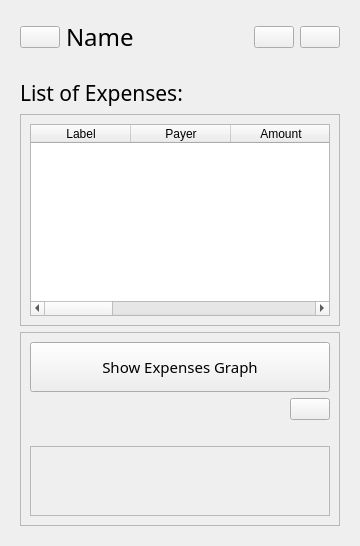
               <widget class="QWidget" name="FriendPage">
                <layout class="QVBoxLayout" name="verticalLayout_50">
                 <item alignment="Qt::AlignTop">
                  <widget class="QWidget" name="FriendFrame" native="true">
                   <layout class="QHBoxLayout" name="horizontalLayout_35">
                    <item alignment="Qt::AlignLeft">
                     <widget class="QPushButton" name="FriendProfile">
                      <property name="text">
                       <string/>
                      </property>
                      <property name="icon">
                       <iconset resource="images.qrc">
                        <normaloff>:/images/219969.png</normaloff>:/images/219969.png</iconset>
                      </property>
                      <property name="iconSize">
                       <size>
                        <width>70</width>
                        <height>70</height>
                       </size>
                      </property>
                     </widget>
                    </item>
                    <item>
                     <widget class="QLabel" name="FriendName">
                      <property name="sizePolicy">
                       <sizepolicy hsizetype="Expanding" vsizetype="Preferred">
                        <horstretch>0</horstretch>
                        <verstretch>0</verstretch>
                       </sizepolicy>
                      </property>
                      <property name="font">
                       <font>
                        <family>Swis721 Blk BT</family>
                        <pointsize>18</pointsize>
                       </font>
                      </property>
                      <property name="text">
                       <string>Name</string>
                      </property>
                     </widget>
                    </item>
                    <item>
                     <widget class="QPushButton" name="EditFriendBtn">
                      <property name="toolTip">
                       <string>Edit Friend's Information</string>
                      </property>
                      <property name="text">
                       <string/>
                      </property>
                      <property name="icon">
                       <iconset resource="resource2.qrc">
                        <normaloff>:/icons2/icons2/edit-2.svg</normaloff>:/icons2/icons2/edit-2.svg</iconset>
                      </property>
                      <property name="iconSize">
                       <size>
                        <width>32</width>
                        <height>32</height>
                       </size>
                      </property>
                     </widget>
                    </item>
                    <item>
                     <widget class="QPushButton" name="AddFriendExpenseBtn">
                      <property name="toolTip">
                       <string>Add Expense</string>
                      </property>
                      <property name="text">
                       <string/>
                      </property>
                      <property name="icon">
                       <iconset resource="resource2.qrc">
                        <normaloff>:/icons2/icons2/plus-circle.svg</normaloff>:/icons2/icons2/plus-circle.svg</iconset>
                      </property>
                      <property name="iconSize">
                       <size>
                        <width>32</width>
                        <height>32</height>
                       </size>
                      </property>
                     </widget>
                    </item>
                   </layout>
                  </widget>
                 </item>
                 <item>
                  <widget class="QWidget" name="widget_4" native="true">
                   <property name="sizePolicy">
                    <sizepolicy hsizetype="Preferred" vsizetype="Expanding">
                     <horstretch>0</horstretch>
                     <verstretch>0</verstretch>
                    </sizepolicy>
                   </property>
                   <layout class="QVBoxLayout" name="verticalLayout_51">
                    <item alignment="Qt::AlignTop">
                     <widget class="QLabel" name="ListOfExpensesTable">
                      <property name="font">
                       <font>
                        <family>Swis721 Blk BT</family>
                        <pointsize>16</pointsize>
                       </font>
                      </property>
                      <property name="text">
                       <string>List of Expenses:</string>
                      </property>
                     </widget>
                    </item>
                    <item>
                     <widget class="QFrame" name="frame_27">
                      <property name="frameShape">
                       <enum>QFrame::StyledPanel</enum>
                      </property>
                      <property name="frameShadow">
                       <enum>QFrame::Raised</enum>
                      </property>
                      <layout class="QVBoxLayout" name="verticalLayout_52">
                       <item>
                        <widget class="QTableWidget" name="TableOfExpenses">
                         <property name="sizePolicy">
                          <sizepolicy hsizetype="Expanding" vsizetype="Fixed">
                           <horstretch>0</horstretch>
                           <verstretch>0</verstretch>
                          </sizepolicy>
                         </property>
                         <column>
                          <property name="text">
                           <string>Label</string>
                          </property>
                         </column>
                         <column>
                          <property name="text">
                           <string>Payer</string>
                          </property>
                         </column>
                         <column>
                          <property name="text">
                           <string>Amount</string>
                          </property>
                         </column>
                         <column>
                          <property name="text">
                           <string>Contributers</string>
                          </property>
                         </column>
                         <column>
                          <property name="text">
                           <string>Date</string>
                          </property>
                         </column>
                         <column>
                          <property name="text">
                           <string>Category</string>
                          </property>
                         </column>
                         <column>
                          <property name="text">
                           <string>Split</string>
                          </property>
                         </column>
                         <column>
                          <property name="text">
                           <string>Description</string>
                          </property>
                         </column>
                        </widget>
                       </item>
                      </layout>
                     </widget>
                    </item>
                    <item>
                     <widget class="QFrame" name="frame_28">
                      <property name="sizePolicy">
                       <sizepolicy hsizetype="Preferred" vsizetype="Expanding">
                        <horstretch>0</horstretch>
                        <verstretch>0</verstretch>
                       </sizepolicy>
                      </property>
                      <property name="frameShape">
                       <enum>QFrame::StyledPanel</enum>
                      </property>
                      <property name="frameShadow">
                       <enum>QFrame::Raised</enum>
                      </property>
                      <layout class="QVBoxLayout" name="verticalLayout_53">
                       <item alignment="Qt::AlignHCenter">
                        <widget class="QPushButton" name="FriendsExpenseGraphBtn">
                         <property name="sizePolicy">
                          <sizepolicy hsizetype="Fixed" vsizetype="Fixed">
                           <horstretch>0</horstretch>
                           <verstretch>0</verstretch>
                          </sizepolicy>
                         </property>
                         <property name="minimumSize">
                          <size>
                           <width>300</width>
                           <height>50</height>
                          </size>
                         </property>
                         <property name="maximumSize">
                          <size>
                           <width>300</width>
                           <height>50</height>
                          </size>
                         </property>
                         <property name="font">
                          <font>
                           <family>Swis721 Blk BT</family>
                           <pointsize>11</pointsize>
                          </font>
                         </property>
                         <property name="text">
                          <string>Show Expenses Graph</string>
                         </property>
                         <property name="icon">
                          <iconset resource="resource2.qrc">
                           <normaloff>:/icons2/icons2/bar-chart-2.svg</normaloff>:/icons2/icons2/bar-chart-2.svg</iconset>
                         </property>
                         <property name="iconSize">
                          <size>
                           <width>20</width>
                           <height>20</height>
                          </size>
                         </property>
                        </widget>
                       </item>
                       <item alignment="Qt::AlignRight">
                        <widget class="QPushButton" name="closeFrGraphBtn">
                         <property name="text">
                          <string/>
                         </property>
                         <property name="icon">
                          <iconset resource="resource2.qrc">
                           <normaloff>:/icons2/icons2/x-circle.svg</normaloff>:/icons2/icons2/x-circle.svg</iconset>
                         </property>
                         <property name="iconSize">
                          <size>
                           <width>24</width>
                           <height>24</height>
                          </size>
                         </property>
                        </widget>
                       </item>
                       <item alignment="Qt::AlignTop">
                        <widget class="QLabel" name="GraphLabel">
                         <property name="text">
                          <string/>
                         </property>
                        </widget>
                       </item>
                       <item>
                        <widget class="QScrollArea" name="scrollArea_20">
                         <property name="sizePolicy">
                          <sizepolicy hsizetype="Expanding" vsizetype="Expanding">
                           <horstretch>0</horstretch>
                           <verstretch>0</verstretch>
                          </sizepolicy>
                         </property>
                         <property name="minimumSize">
                          <size>
                           <width>0</width>
                           <height>0</height>
                          </size>
                         </property>
                         <property name="maximumSize">
                          <size>
                           <width>16777215</width>
                           <height>450</height>
                          </size>
                         </property>
                         <property name="widgetResizable">
                          <bool>true</bool>
                         </property>
                         <widget class="QWidget" name="scrollAreaWidgetContents_24">
                          <property name="geometry">
                           <rect>
                            <x>0</x>
                            <y>0</y>
                            <width>447</width>
                            <height>273</height>
                           </rect>
                          </property>
                          <layout class="QVBoxLayout" name="verticalLayout_97"/>
                         </widget>
                        </widget>
                       </item>
                      </layout>
                     </widget>
                    </item>
                   </layout>
                  </widget>
                 </item>
                </layout>
               </widget>
